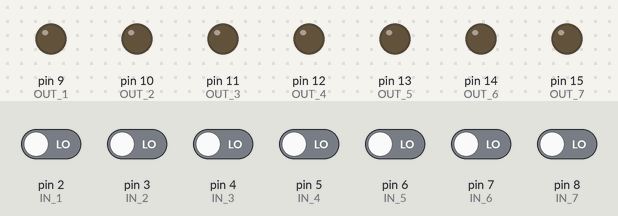
A sketch run on a simulated Arduino Uno, built with avr-gcc and run on an emulated ATmega328P. Shown: output pins drawn as LEDs (lit = HIGH). Inputs (shaded band) come from the test bench; at power-on: pin 2 (IN_1), pin 3 (IN_2), pin 4 (IN_3), pin 5 (IN_4), pin 6 (IN_5), pin 7 (IN_6), pin 8 (IN_7) LOW.

Above: at 1.2 s.
1.3 s: pin 2 (IN_1) driven HIGH
At 2.5 s:
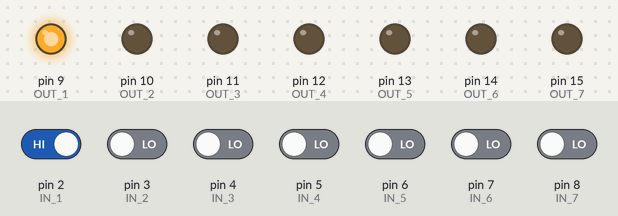
2.8 s: pin 3 (IN_2) driven HIGH
At 3.6 s:
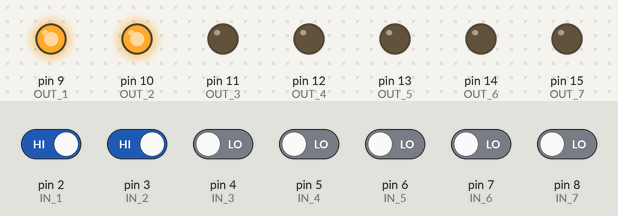
4.3 s: pin 4 (IN_3) driven HIGH
At 4.8 s:
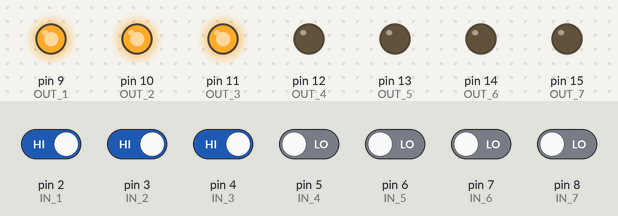
5.8 s: pin 5 (IN_4) driven HIGH
At 7.0 s:
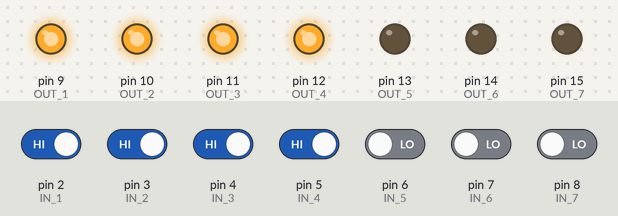
7.3 s: pin 6 (IN_5) driven HIGH
At 8.3 s:
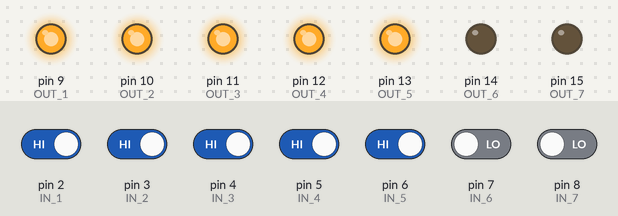
8.8 s: pin 7 (IN_6) driven HIGH
At 9.4 s:
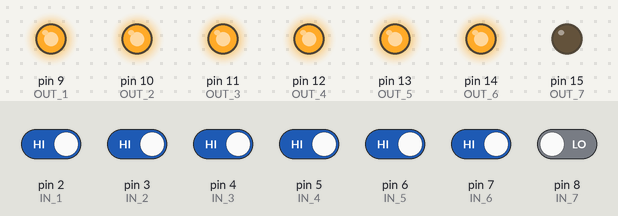
Timing chart, 0 to 11.3 s (numbered marks = the images above; inputs shaded):
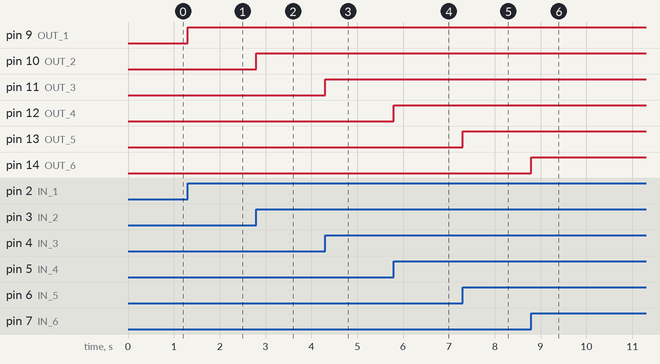

The sketch:

convertisseur_de_niveau.ino
```cpp
/*
* Programme simple de convertisseur de niveau car la tension des GPIO du jetson s'écrase facilement...
*/

int IN_1=2;
int IN_2=3;
int IN_3=4;
int IN_4=5;
int IN_5=6;
int IN_6=7;
int IN_7=8;

int OUT_1=9;
int OUT_2=10;
int OUT_3=11;
int OUT_4=12;
int OUT_5=13;
int OUT_6=14; // A0
int OUT_7=15; // A1

void setup() {
  pinMode(IN_1, INPUT);
  pinMode(IN_2, INPUT);
  pinMode(IN_3, INPUT);
  pinMode(IN_4, INPUT);
  pinMode(IN_5, INPUT);
  pinMode(IN_6, INPUT);
  pinMode(IN_7, INPUT);

  pinMode(OUT_1, OUTPUT);
  pinMode(OUT_2, OUTPUT);
  pinMode(OUT_3, OUTPUT);
  pinMode(OUT_4, OUTPUT);
  pinMode(OUT_5, OUTPUT);
  pinMode(OUT_6, OUTPUT);
  pinMode(OUT_7, OUTPUT);
}

void loop() {
  digitalWrite(OUT_1, (digitalRead(IN_1)));
  digitalWrite(OUT_2, (digitalRead(IN_2)));
  digitalWrite(OUT_3, (digitalRead(IN_3)));
  digitalWrite(OUT_4, (digitalRead(IN_4)));
  digitalWrite(OUT_5, (digitalRead(IN_5)));
  digitalWrite(OUT_6, (digitalRead(IN_6)));
  digitalWrite(OUT_7, (digitalRead(IN_7)));
}
```

Measured:
- after the input at 1.3 s, pin 9 (OUT_1): LOW → HIGH at once
- after the input at 2.8 s, pin 10 (OUT_2): LOW → HIGH at once
- after the input at 4.3 s, pin 11 (OUT_3): LOW → HIGH at once
- after the input at 5.8 s, pin 12 (OUT_4): LOW → HIGH at once
- after the input at 7.3 s, pin 13 (OUT_5): LOW → HIGH at once
- after the input at 8.8 s, pin 14 (OUT_6): LOW → HIGH at once
